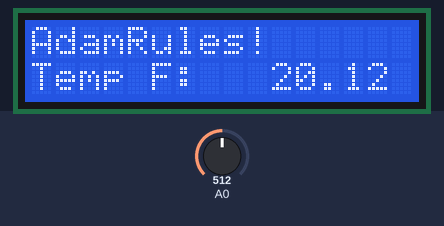
Recording of a sketch running on a simulated Arduino Uno, built with avr-gcc and run on an emulated ATmega328P. Shown: 16×2 character LCD. Inputs (shaded band) come from the test bench; at power-on: A0 = 512. What the sketch prints to the serial monitor is not drawn.

Above: at 1.21 s.
At 2.28 s:
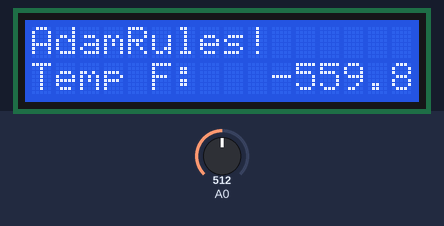
2.3 s: A0 set to 610
At 3.4 s:
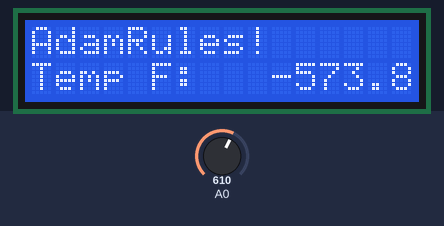
Timing chart, 0 to 3.7 s (numbered marks = the images above; inputs shaded):
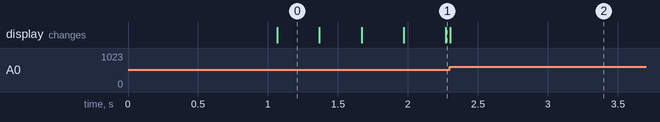

The sketch:

LCD1602.ino
```cpp
/*
Arduino 16x2 LCD - Detect Buttons
modified on 18 Feb 2019
by Saeed Hosseini @ Electropeak
https://electropeak.com/learn/
*/

#include <LiquidCrystal.h>

// LCD pin assignment for the Arduino R3
const int pin_RS = 8;
const int pin_EN = 9;
const int pin_d4 = 4;
const int pin_d5 = 5;
const int pin_d6 = 6;
const int pin_d7 = 7;

float tempF = 21.12;

LiquidCrystal lcd( pin_RS, pin_EN, pin_d4, pin_d5, pin_d6, pin_d7 );

void setup()
{
	delay( 1000 );
	Serial.begin( 115200 );
	if( !Serial )
		delay( 1000 );
	Serial.println( "Setup has begun." );

	// Set the number of columns and rows.
	lcd.begin( 16, 2 );

	// Move the cursor to the first column and the first row.
	lcd.setCursor( 0, 0 );
	lcd.print( "AdamRules!" );
	// Move the cursor to the first column and the second row.
	lcd.setCursor( 0, 1 );
	lcd.print( "Temp F:" );
} // End of setup() function.

void loop()
{
	int analogKeypadReading = analogRead( 0 );

	if( analogKeypadReading < 60 )
	{
		tempF++;
		//		lcd.print( "Right " );
		Serial.println( "Right" );
	}
	else if( analogKeypadReading < 200 )
	{
		tempF++;
		//		lcd.print( "Up    " );
		Serial.println( "Up" );
	}
	else if( analogKeypadReading < 400 )
	{
		tempF--;
		//		lcd.print( "Down  " );
		Serial.println( "Down" );
	}
	else if( analogKeypadReading < 600 )
	{
		tempF--;
		//		lcd.print( "Left  " );
		Serial.println( "Left" );
	}
	else if( analogKeypadReading < 800 )
	{
		//		lcd.print( "Select" );
		Serial.println( "Select" );
	}
	Serial.println( tempF );
	lcd.setCursor( 10, 1 );
	lcd.print( tempF );
}
```
